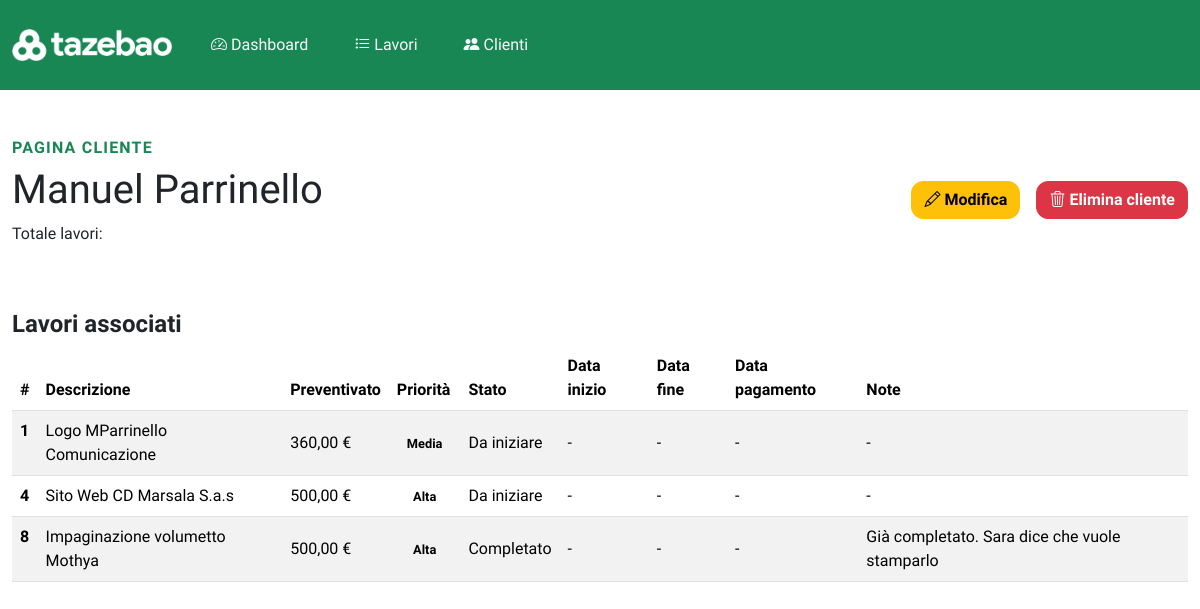
Screenshot of /clienti/1 with the database file from the repository.
### app.py (models this page shows, shortened)
class Cliente(db.Model):
    __tablename__ = "clienti"
    id = db.Column(db.Integer, primary_key=True)
    name = db.Column(db.String(100), nullable=False)
    email = db.Column(db.String(100), nullable=False)
    telefono = db.Column(db.String(20), nullable=False)
    lavori = db.relationship(
        "Lavoro", backref="cliente", lazy=True, cascade="all, delete, delete-orphan"
    )
    note = db.Column(db.Text, nullable=True)
    colore = db.Column(db.String(20), nullable=True)

class Lavoro(db.Model):
    __tablename__ = "lavori"
    id = db.Column(db.Integer, primary_key=True)
    descrizione = db.Column(db.String(200), nullable=False)
    data_inizio = db.Column(db.Date, nullable=True)
    data_fine = db.Column(db.Date, nullable=True)
    data_pagamento = db.Column(db.Date, nullable=True)
    stato = db.Column(db.String(50), nullable=True)
    priorita = db.Column(db.String(50), nullable=True)
    preventivato = db.Column(db.Float, nullable=True)
    cliente_id = db.Column(db.Integer, db.ForeignKey("clienti.id"), nullable=False)
    note = db.Column(db.Text, nullable=True)

### app.py (the view)
@app.route("/clienti/<int:cliente_id>")
def cliente_page(cliente_id):
    cliente = Cliente.query.get_or_404(cliente_id)
    return render_template("cliente.html", cliente=cliente)

### app.py (called while the page is built)
def format_euro(value):
    try:
        return (
            f"{value:,.2f}".replace(",", "X").replace(".", ",").replace("X", ".") + " €"
        )
    except (TypeError, ValueError):
        return "0,00 €"

### templates/cliente.html (shortened to what this page needs)
{% extends "base.html" %}
{% block content %}
<div class="row mx-auto w-100 display-flex align-items-center justify-content-space-between">
    <div class="col-4 px-0">
        <h6 class="fw-bold text-primary" style="letter-spacing: 1.2px;">PAGINA CLIENTE</h6>
        <h1>{{ cliente.name }}</h1>
        <p>Totale lavori: </p>
    </div>
    <div class="col-8 d-inline-flex justify-content-end px-0">
        <button onclick="clickForDeleteCliente(event, {{ cliente.id }})" class="btn btn-warning me-3 fw-bold"><span><i
                    class="bi bi-pencil"></i></span>&nbsp;Modifica</button>
        <button onclick="clickForDeleteCliente(event, {{ cliente.id }})" class="btn btn-danger fw-bold"><span><i
                    class="bi bi-trash3"></i></span>&nbsp;Elimina cliente</button>
    </div>
</div>
<div class="container p-0 mt-5">
    <h4 class="fw-bold">Lavori associati</h4>
    <table class="table table-striped" id="tabellaLavori">
        <thead>
            <tr>
                <th scope="col">#</th>
                <th scope="col">Descrizione</th>
                <th scope="col">Preventivato</th>
                <th scope="col">Priorità</th>
                <th scope="col">Stato</th>
                <th scope="col">Data inizio</th>
                <th scope="col">Data fine</th>
                <th scope="col">Data pagamento</th>
                <th scope="col">Note</th>
            </tr>
        </thead>
        <tbody>
            {% if cliente.lavori %}
            {% for lavoro in cliente.lavori %}
            <tr>
                <th scope="row">{{ lavoro.id }}</th>
                <td>{{ lavoro.descrizione }}</td>
                <td>{{ lavoro.preventivato | euro }}</td>
                <td class="text-center"><span class="prio-pill">{{ lavoro.priorita }}</span></td>
                <td>{{ lavoro.stato if lavoro.stato else '-' }}</td>
                <td>{{ lavoro.data_inizio if lavoro.data_inizio else '-' }}</td>
                <td>{{ lavoro.data_fine if lavoro.data_fine else "-" }}</td>
                <td>{{ lavoro.data_pagamento if lavoro.data_pagamento else "-" }}</td>
                <td>{{ lavoro.note if lavoro.note else "-" }}</td>
            </tr>
            {% endfor %}
            {% else %}
            <tr>
                <td colspan="9" class="text-center">Nessun lavoro trovato per questo cliente.</td>
            </tr>
            {% endif %}
        </tbody>
    </table>
</div>
{% endblock %}

### templates/base.html (shortened to what this page needs)
<!DOCTYPE html>
<html lang="it">
<head>
    <link rel="stylesheet" href="https://cdn.jsdelivr.net/npm/bootstrap@5.3.3/dist/css/bootstrap.min.css"
>
    <link rel="stylesheet" href="https://cdn.jsdelivr.net/npm/bootstrap-icons@1.13.1/font/bootstrap-icons.min.css">
    <link rel="stylesheet" href="{{ url_for('static', filename='css/style.css') }}">
</head>
<body>
    {% include '_navbar.html' %}
    <main class="container mt-5">
        {% block content %}
        {% endblock %}
    </main>
</body>
</html>

### templates/_navbar.html (shortened to what this page needs)
<nav class="navbar navbar-expand-lg navbar-dark bg-primary d-none d-lg-flex">
    <div class="container d-inline-flex justify-content-space-between">
        <a class="navbar-brand" href="">
            <img class="mobile-nav-logo px-0" src="{{ url_for('static', filename='img/logo_light.png')}}" alt="">
        </a>
        <div class="collapse navbar-collapse">
            <ul class="navbar-nav me-auto mb-2 mb-lg-0">
                <li class="nav-item"><a class="nav-link text-light fw-medium" href="{{ url_for('index') }}">
                        <i class="bi bi-speedometer2"></i>&nbsp;Dashboard</a></li>
                        <li class="nav-item"><a class="nav-link text-light fw-medium" href="{{ url_for('lavori') }}">
                                <i class="bi bi-list-task"></i>&nbsp;Lavori</a></li>
                        <li class="nav-item"><a class="nav-link text-light fw-medium" href="{{ url_for('clienti') }}">
                                <i class="bi bi-people-fill"></i>&nbsp;Clienti</a></li>
            </ul>
        </div>
    </div>
</nav>

### static/css/style.css (style rules this page uses)
* { font-family: "Hanken Grotesk", sans-serif !important; }
body { opacity: 1; transition: opacity 0.1s ease-in; }
.container { max-width: 1380px !important; }
.bg-primary { background-color: #198754 !important; }
.text-primary { color: #198754 !important; }
.prio-pill { font-size: .8rem; font-weight: 700; border-radius: 10px; padding: 2px 10px 5px; }
.btn { border-radius: 12px !important; font-weight: bold; }
.desktop-nav-logo, .mobile-nav-logo { max-width: 160px; height: auto; padding: 1rem; }
.nav-link { margin-left: 15px; margin-right: 15px; }
.prio-pill { text-align: center !important; width: 100%; }
table td { vertical-align: middle !important; }

### rows the page displays
Cliente: name "Manuel Parrinello"
Lavoro: id "1", descrizione "Logo MParrinello Comunicazione", preventivato|euro "360,00 €", priorita "Media", stato "Da iniziare", data_inizio "-", data_fine "-", data_pagamento "-", note "-"
Lavoro: id "4", descrizione "Sito Web CD Marsala S.a.s", preventivato|euro "500,00 €", priorita "Alta", stato "Da iniziare", data_inizio "-", data_fine "-", data_pagamento "-", note "-"
Lavoro: id "8", descrizione "Impaginazione volumetto Mothya", preventivato|euro "500,00 €", priorita "Alta", stato "Completato", data_inizio "-", data_fine "-", data_pagamento "-", note "Già completato. Sara dice che vuole stamparlo"
